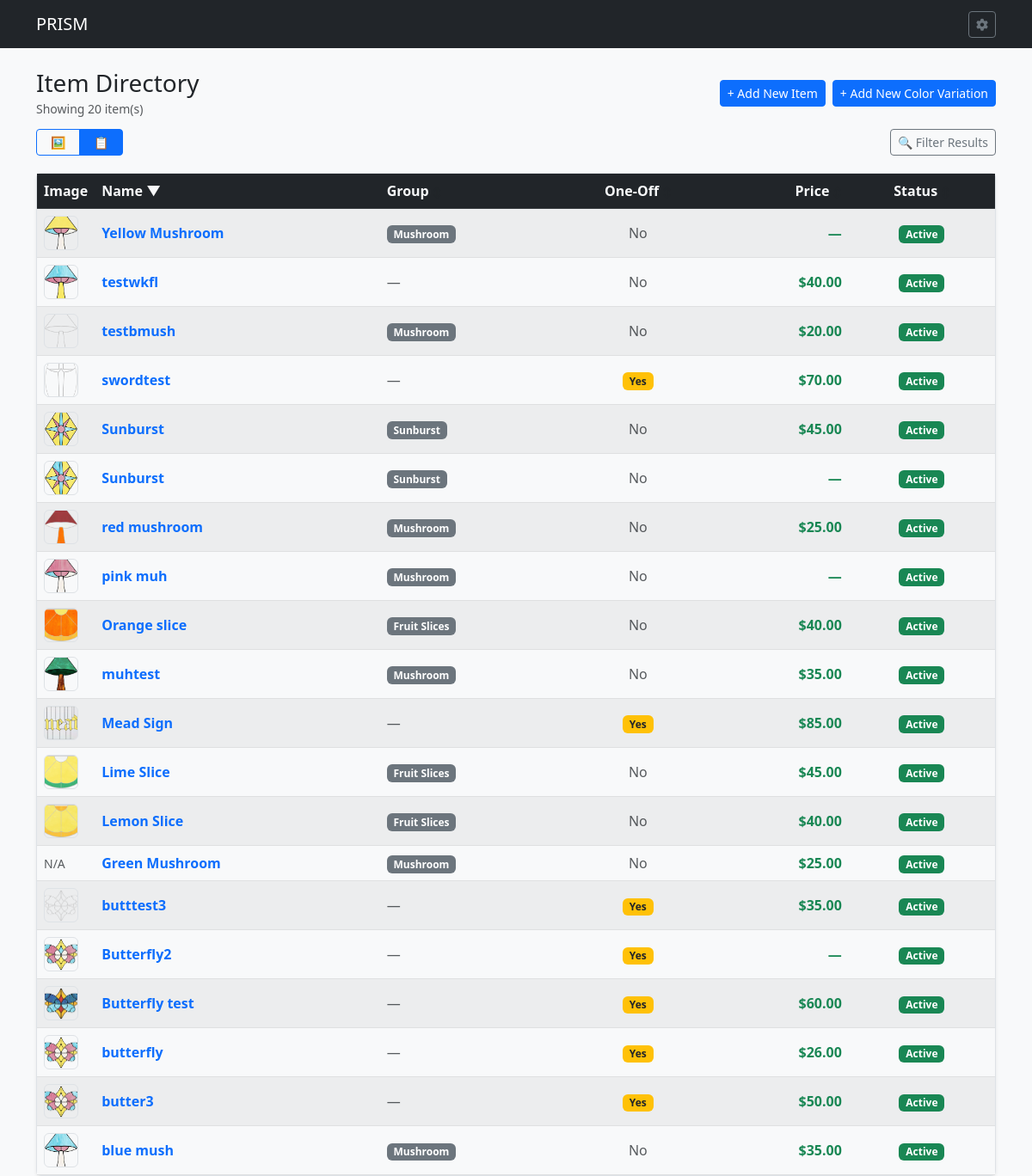
Page /item/list?sort_by=ITMNAME&order=desc&q=&itmgrp=&oneoff=&is_active=1&actively_selling= on the committed database.
### tables this page shows
CREATE TABLE ITM (

    ITEMID INTEGER PRIMARY KEY AUTOINCREMENT,	--Item ID
    ITMNAME TEXT,				--Item Name
    ITMIMG TEXT,				--Item Image
    ONEOFF INTEGER,				--One off Item
    VARIAT INTEGER,				--Is Variation Boolean
    ITMGRP TEXT,				--Item Group
    CURRENT INTEGER,				--Currently Being Sold Bool
    ITMPTRN TEXT,				--Item Pattern Image
    ITMSVG TEXT,				--Item SVG
    ITMNOTE TEXT,				--Item Notes
    ITMLEN TEXT,				--Item Length
    ITMWID TEXT,				--Item Width
    IMISLDR INTEGER,				--Item Solder IMI ID
    IMICAME INTEGER,				--Item CAME IMI ID
    IMIFOIL INTEGER,				--Item Foil IMI ID
    IMICHAIN INTEGER,				--Item Chain IMI ID
    IMIRING INTEGER,				--Item Ring IMI ID
    IMIWIRE INTEGER,				--Item Wire IMI ID
    PARENT INTEGER,				--Parent Item ID
    PATINA TEXT,				--Patina Type
    ISACTIVE INTEGER,				--Is Active Item

    FOREIGN KEY (ITMGRP) REFERENCES IGP(ITMGRP) ON DELETE SET NULL ON UPDATE CASCADE,
    FOREIGN KEY (IMISLDR) REFERENCES IMI(IMIID) ON DELETE SET NULL ON UPDATE CASCADE,
    FOREIGN KEY (IMICAME) REFERENCES IMI(IMIID) ON DELETE SET NULL ON UPDATE CASCADE,
    FOREIGN KEY (IMIFOIL) REFERENCES IMI(IMIID) ON DELETE SET NULL ON UPDATE CASCADE,
    FOREIGN KEY (IMICHAIN) REFERENCES IMI(IMIID) ON DELETE SET NULL ON UPDATE CASCADE,
    FOREIGN KEY (IMIRING) REFERENCES IMI(IMIID) ON DELETE SET NULL ON UPDATE CASCADE,
    FOREIGN KEY (IMIWIRE) REFERENCES IMI(IMIID) ON DELETE SET NULL ON UPDATE CASCADE,
    FOREIGN KEY (PATINA) REFERENCES PATINA(PATINA) ON DELETE SET NULL ON UPDATE CASCADE
);

### routes/item_routes.py (the view)
@item_bp.route('/item/list', methods=['GET'])
def item_list():
    db = get_db()
    sort_by = request.args.get('sort_by', 'ITMNAME')
    order = request.args.get('order', 'asc').lower()
    if order not in ['asc', 'desc']:
        order = 'asc'
    q = request.args.get('q', '').strip()
    itmgrp = request.args.get('itmgrp', '').strip()
    oneoff = request.args.get('oneoff', '').strip()
    is_active = request.args.get('is_active', '1').strip()
    actively_selling = request.args.get('actively_selling', '').strip()
    sql_sort_column = {
        'ITMNAME': 'i.ITMNAME COLLATE NOCASE',
        'ITMGRP': 'i.ITMGRP COLLATE NOCASE',
        'ONEOFF': 'i.ONEOFF',
        'ITMPRICE': 'p.ITMPRICE',
        'ISACTIVE': 'i.ISACTIVE'
    }.get(sort_by, 'i.ITMNAME COLLATE NOCASE')
    where_clauses = []
    params = []
    if is_active != 'all':
        where_clauses.append("i.ISACTIVE = ?")
        params.append(1 if is_active == '1' else 0)
    if q:
        where_clauses.append("(i.ITMNAME LIKE ? OR i.ITMNOTE LIKE ?)")
        params.extend([f"%{q}%", f"%{q}%"])
    if itmgrp:
        where_clauses.append("i.ITMGRP = ?")
        params.append(itmgrp)
    if oneoff:
        where_clauses.append("i.ONEOFF = ?")
        params.append(oneoff)
    if actively_selling == '1':
        where_clauses.append("i.CURRENT = 1")
    elif actively_selling == '0':
        where_clauses.append("i.CURRENT = 0")
    where_sql = f"WHERE {' AND '.join(where_clauses)}" if where_clauses else ""
    query = f"""

        SELECT DISTINCT i.*, p.ITMPRICE

        FROM ITM i

        LEFT JOIN (

            SELECT ITEMID, ITMPRICE

            FROM IPC

            WHERE ENDDATE IS NULL OR ENDDATE >= DATE('now')

        ) p ON i.ITEMID = p.ITEMID

        {where_sql}

        ORDER BY {sql_sort_column} {order.upper()}

    """
    raw_items = db.execute(query, params).fetchall()
    items = [dict(row) for row in raw_items]
    groups = db.execute("SELECT DISTINCT ITMGRP FROM ITM WHERE ITMGRP IS NOT NULL AND ITMGRP != '' ORDER BY ITMGRP COLLATE NOCASE").fetchall()
    return render_template(
        'item_list.html',
        items=items,
        groups=groups,
        current_sort=sort_by,
        current_order=order,
        filters={
            'q': q, 'itmgrp': itmgrp, 'oneoff': oneoff, 'is_active': is_active, 'actively_selling': actively_selling
        }
    )

### app.py (called while the page is built)
def get_db():
    conn = sqlite3.connect(DATABASE)
    conn.row_factory = sqlite3.Row
    conn.execute("PRAGMA foreign_keys = ON;")
    return conn

### routes/item_routes.py (called while the page is built)
def get_db():
    from __main__ import get_db
    return get_db()

### templates/item_list.html (shortened to what this page needs)
{% extends 'base.html' %}
{% block content %}
<div class="d-flex justify-content-between align-items-center mb-2">
    <div>
        <h2 class="mb-0 fs-3">Item Directory</h2>
        <small class="text-muted">Showing {{ items|length }} item(s)</small>
    </div>
    <div class="d-flex gap-2">
        <a href="{{ url_for('item_bp.create_item') }}" class="btn btn-primary btn-sm">+ Add New Item</a>
        <a href="{{ url_for('item_bp.color_variation_select') }}" class="btn btn-primary btn-sm">+ Add New Color Variation</a>
    </div>
</div>
<div class="d-flex justify-content-between align-items-center mb-3 flex-nowrap overflow-x-auto gap-3 py-1">
    <div class="d-flex align-items-center gap-2 flex-shrink-0">
        <div class="btn-group btn-group-sm" role="group" aria-label="Layout View Toggle">
            <button type="button" id="btnViewVisual" class="btn btn-outline-primary px-3" onclick="switchViewMode('visual')" title="Visual Gallery View">🖼️</button>
            <button type="button" id="btnViewList" class="btn btn-outline-primary active px-3" onclick="switchViewMode('list')" title="Compact List View">📋</button>
        </div>
    </div>
    <div class="d-flex align-items-center gap-2 flex-shrink-0">
        <button type="button" class="btn btn-outline-secondary btn-sm text-nowrap" data-bs-toggle="modal" data-bs-target="#filterModal">
            🔍 Filter Results
        </button>
    </div>
</div>
{% macro sortable_th(column_key, label, align_class='') %}
{% set next_order = 'desc' if current_sort == column_key and current_order == 'asc' else 'asc' %}
<th class="{{ align_class }} text-dark">
    <a href="{{ url_for('item_bp.item_list', sort_by=column_key, order=next_order, q=filters.q, itmgrp=filters.itmgrp, oneoff=filters.oneoff, is_active=filters.is_active, actively_selling=filters.actively_selling) }}" class="text-decoration-none text-light d-block">
        {{ label }}
        {% if current_sort == column_key %}
            <span>{{ '▲' if current_order == 'asc' else '▼' }}</span>
        {% else %}
            <span class="text-muted" style="font-size: 0.75rem;">↕</span>
        {% endif %}
    </a>
</th>
{% endmacro %}
<div id="listViewContainer">
    <div class="card shadow-sm border">
        <div class="table-responsive">
            <table class="table table-hover align-middle mb-0 text-light table-light table-striped">
                <thead class="table-dark bg-dark text-light">
                    <tr>
                        <th style="width: 60px;" class="text-light">Image</th>
                        {{ sortable_th('ITMNAME', 'Name') }}
                        {{ sortable_th('ITMGRP', 'Group') }}
                        {{ sortable_th('ONEOFF', 'One-Off', 'text-center') }}
                        {{ sortable_th('ITMPRICE', 'Price', 'text-end') }}
                        {{ sortable_th('ISACTIVE', 'Status', 'text-center') }}
                    </tr>
                </thead>
                <tbody>
                    {% for item in items %}
                    {% set img_src = item.ITMIMG %}
                    {% if img_src and not img_src.startswith('http') and not img_src.startswith('/') and not img_src.startswith('static/') %}
                        {% set img_src = 'static/' + img_src %}
                    {% endif %}
                    <tr>
                        <td>
                            {% if img_src %}
                                {% set resolved_img_url = url_for('static', filename=img_src.replace('static/', '')) if img_src.startswith('static/') else img_src %}
                                <img src="{{ resolved_img_url }}" class="rounded border" style="width: 40px; height: 40px; object-fit: cover;" alt="">
                            {% else %}
                                <span class="text-muted small">N/A</span>
                            {% endif %}
                        </td>
                        <td class="fw-bold">
                            <a href="{{ url_for('item_bp.item_detail', item_id=item.ITEMID) }}" class=" text-decoration-none">
                                {{ item.ITMNAME }}
                            </a>
                        </td>
                        <td>
                            {% if item.ITMGRP %}<span class="badge bg-secondary">{{ item.ITMGRP }}</span>{% else %}<span class="text-muted">—</span>{% endif %}
                        </td>
                        <td class="text-center">
                            {% if item.ONEOFF %}<span class="badge bg-warning text-dark">Yes</span>{% else %}<span class="text-muted">No</span>{% endif %}
                        </td>
                        <td class="text-end fw-bold text-success">
                            {% if item.ITMPRICE %}${{ "%.2f"|format(item.ITMPRICE) }}{% else %}—{% endif %}
                        </td>
                        <td class="text-center">
                            <span class="badge {{ 'bg-success' if item.ISACTIVE == 1 else 'bg-secondary' }}">
                                {{ 'Active' if item.ISACTIVE == 1 else 'Inactive' }}
                            </span>
                        </td>
                    </tr>
                    {% else %}
                    <tr>
                        <td colspan="6" class="text-center py-4 text-muted">No items match your criteria.</td>
                    </tr>
                    {% endfor %}
                </tbody>
            </table>
        </div>
    </div>
</div>
{% endblock %}

### rows in the picture
ITM: shows a picture, ITMNAME "Yellow Mushroom", ITMGRP "Mushroom", ONEOFF "No", ISACTIVE "Active"
ITM: shows a picture, ITMNAME "testwkfl", ONEOFF "No", ITMPRICE "40.00", ISACTIVE "Active"
ITM: shows a picture, ITMNAME "testbmush", ITMGRP "Mushroom", ONEOFF "No", ITMPRICE "20.00", ISACTIVE "Active"
ITM: shows a picture, ITMNAME "swordtest", ONEOFF "Yes", ITMPRICE "70.00", ISACTIVE "Active"
ITM: shows a picture, ITMNAME "Sunburst", ITMGRP "Sunburst", ONEOFF "No", ITMPRICE "45.00", ISACTIVE "Active"
ITM: shows a picture, ITMNAME "Sunburst", ITMGRP "Sunburst", ONEOFF "No", ISACTIVE "Active"
ITM: shows a picture, ITMNAME "red mushroom", ITMGRP "Mushroom", ONEOFF "No", ITMPRICE "25.00", ISACTIVE "Active"
ITM: shows a picture, ITMNAME "pink muh", ITMGRP "Mushroom", ONEOFF "No", ISACTIVE "Active"
ITM: shows a picture, ITMNAME "Orange slice", ITMGRP "Fruit Slices", ONEOFF "No", ITMPRICE "40.00", ISACTIVE "Active"
ITM: shows a picture, ITMNAME "muhtest", ITMGRP "Mushroom", ONEOFF "No", ITMPRICE "35.00", ISACTIVE "Active"
ITM: shows a picture, ITMNAME "Mead Sign", ONEOFF "Yes", ITMPRICE "85.00", ISACTIVE "Active"
ITM: shows a picture, ITMNAME "Lime Slice", ITMGRP "Fruit Slices", ONEOFF "No", ITMPRICE "45.00", ISACTIVE "Active"
ITM: shows a picture, ITMNAME "Lemon Slice", ITMGRP "Fruit Slices", ONEOFF "No", ITMPRICE "40.00", ISACTIVE "Active"
ITM: shows "N/A", ITMNAME "Green Mushroom", ITMGRP "Mushroom", ONEOFF "No", ITMPRICE "25.00", ISACTIVE "Active"
ITM: shows a picture, ITMNAME "butttest3", ONEOFF "Yes", ITMPRICE "35.00", ISACTIVE "Active"
ITM: shows a picture, ITMNAME "Butterfly2", ONEOFF "Yes", ISACTIVE "Active"
ITM: shows a picture, ITMNAME "Butterfly test", ONEOFF "Yes", ITMPRICE "60.00", ISACTIVE "Active"
ITM: shows a picture, ITMNAME "butterfly", ONEOFF "Yes", ITMPRICE "26.00", ISACTIVE "Active"
ITM: shows a picture, ITMNAME "butter3", ONEOFF "Yes", ITMPRICE "50.00", ISACTIVE "Active"
ITM: shows a picture, ITMNAME "blue mush", ITMGRP "Mushroom", ONEOFF "No", ITMPRICE "35.00", ISACTIVE "Active"

### other values in the picture
{{ items|length }} "20"
{{ label }} "Name Group One-Off Price Status"
{{ '▲' if current_order == 'asc' else '▼' }} "▼"
